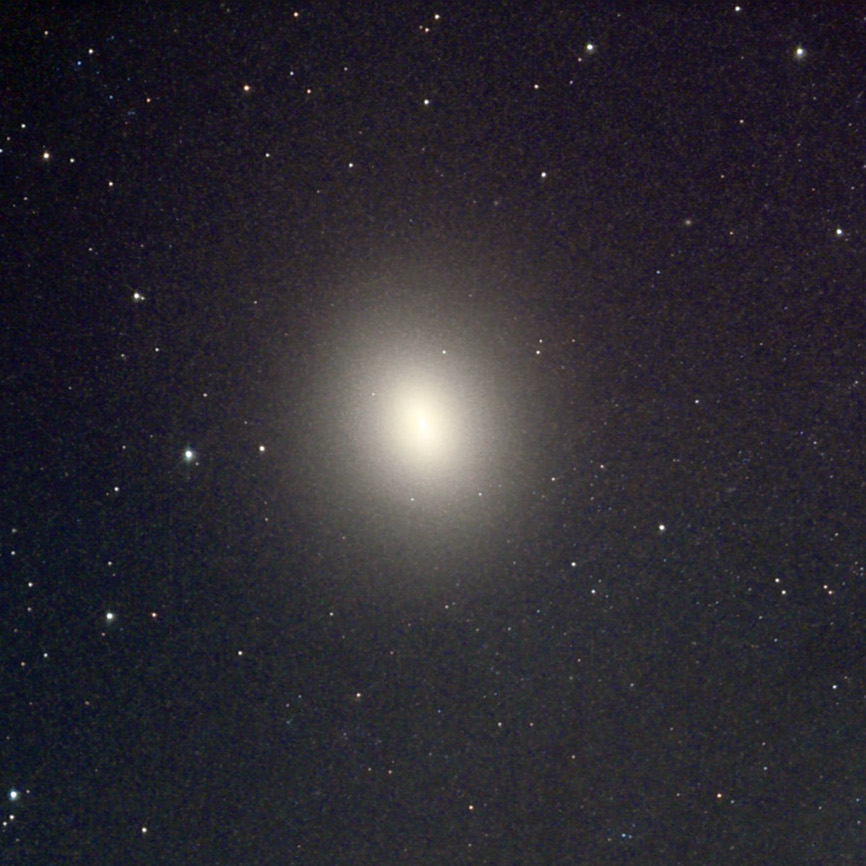
#> input picture m32.jpg, 866 x 866 px
$ jupyter execute --allow-errors images.ipynb   (shell and % lines are left out)
#> lines starting #> are read from the running program, lines starting #| are printed output that depends on the picture
# Images

Play with some images. I want to make a point about the meaning of 'resolution'.

- In digital photography, *resolution* usually means **sample interval** (or, equivalently, sample rate). In reflection seismic, this is usually 250 to 1000 Hz, giving a half-Nyquist of 125 Hz to 500 Hz, which is usually plenty for our signals.
- In signal analysis, we talk a lot about **localization**, which is the smearedness of things. This is akin to 'focus' in photography, but that's not quite it, because something can be fuzzy *in the physical world* not just because we took a poor photo. On other words, something canbe *inherently* unlocalized (see the M32 galaxy example, below).
- In audio signals, 'resolution' usually means **[bit depth](http://www.agilegeoscience.com/journal/2011/2/4/b-is-for-bit-depth.html)**.

Let's say that these properties are the 3 horsemen of resolution.

## Prelims

[cell 1]
import numpy as np
#from numpy.fft import fft, fftfreq
from scipy.fftpack import fft, rfft, irfft, fftfreq, rfftfreq
import scipy.signal
import matplotlib.pyplot as plt

## Image analogies

[cell 2]
import scipy.ndimage

[cell 3]
im = np.zeros((20, 20))
im[5:-5, 5:-5] = 1
im = scipy.ndimage.distance_transform_bf(im)
im_noise = im + 0.2 * np.random.randn(*im.shape)
im_med = scipy.ndimage.median_filter(im_noise, 3)
plt.imshow(im_med, interpolation="none", cmap="Greys")
plt.show()

## Unlocalized object

Start by reading the red channel of an astronomical photograph from a file.

[cell 4]
m32 = scipy.ndimage.imread("m32.jpg")[...,0]
#> m32: shape (866, 866); min 0, max 255, mean 44

[cell 5]
m32.shape
#> Out = (866, 866)

[cell 6]
plt.imshow(m32, interpolation="none", cmap="gray")

[cell 7]
m32_med = scipy.ndimage.median_filter(m32, 5)
plt.imshow(m32_med, interpolation="none", cmap="Greys")
plt.show()

[cell 8]
m32_gss = scipy.ndimage.gaussian_filter(m32, 5)
plt.imshow(m32_gss, interpolation="none", cmap="Greys")
plt.show()

[cell 9]
m32.shape
#> Out = (866, 866)

[cell 10]
m32

Let's look for another image

[cell 11]
import requests
from StringIO import StringIO
from PIL import Image

#> (a cell that did not finish here is left out)

#> (a cell that did not finish here is left out)

#> (a cell that did not finish here is left out)

#> (a cell that did not finish here is left out)

[cell 16]
plt.imshow(m32, interpolation="none", cmap="gray")

[cell 17]
plt.plot(m32[400,:])
#> figure, not shown here; curve peaks at x = 419, y = 243

## Quantize image values

[cell 18]
def index(a, colours=8):
#> called with colours = 8
    b = a.reshape(a.size)
    b = float(colours) * b / np.amax(b)
    bins = np.linspace(0, colours-1, colours)
    c = np.digitize(b, bins)
    return c.reshape(a.shape)
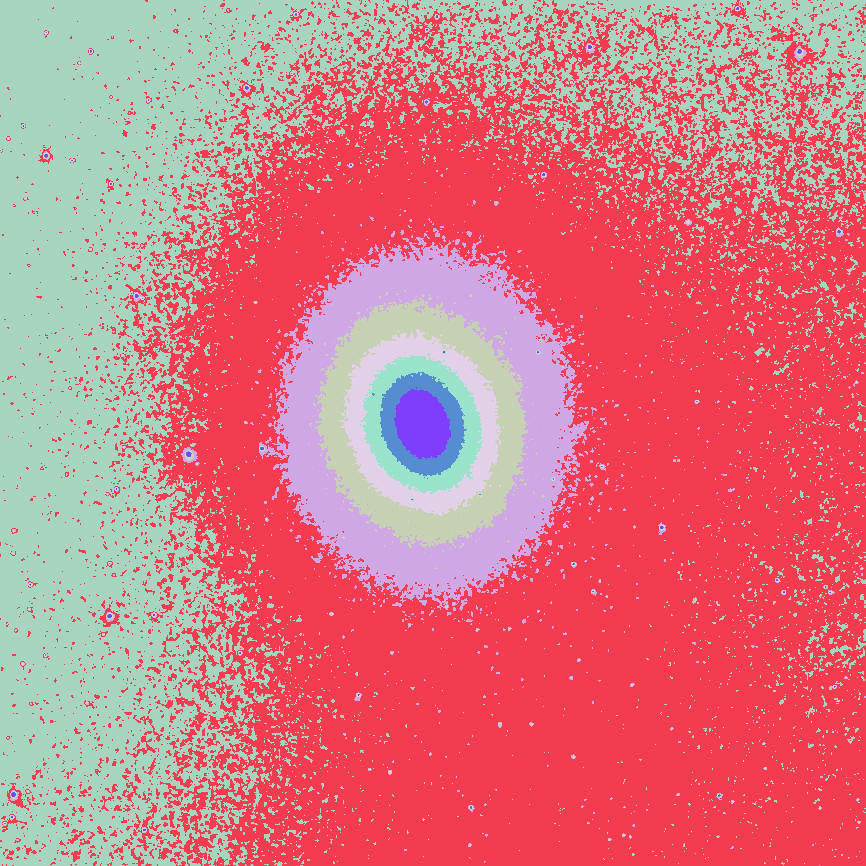
#> returned value: shape (866, 866) int64; 8 distinct labels, from 1 to 8; one colour per label, 0 black

[cell 19]
quantized = index(m32, 8)

plt.figure(figsize=(12,5))
plt.subplot(121)
plt.imshow(quantized)
plt.hlines(400,0,880,'red')
plt.subplot(122)
plt.plot(quantized[400,:], 'red')
plt.show()
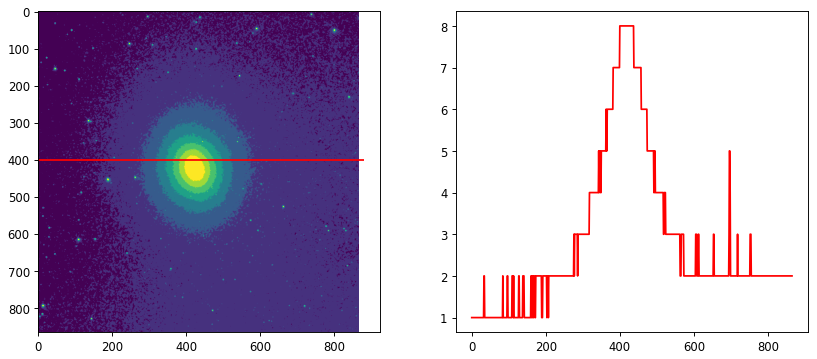
#> figure drawn by matplotlib, 2 panels; panel 2: curve peaks at x = 400, y = 8

## Add noise

We can attack it in the signal:noise space:

[cell 20]
noise = np.random.random_integers(0, 255, m32.shape) # The image is 8-bit int.
m32_nse = m32 + noise
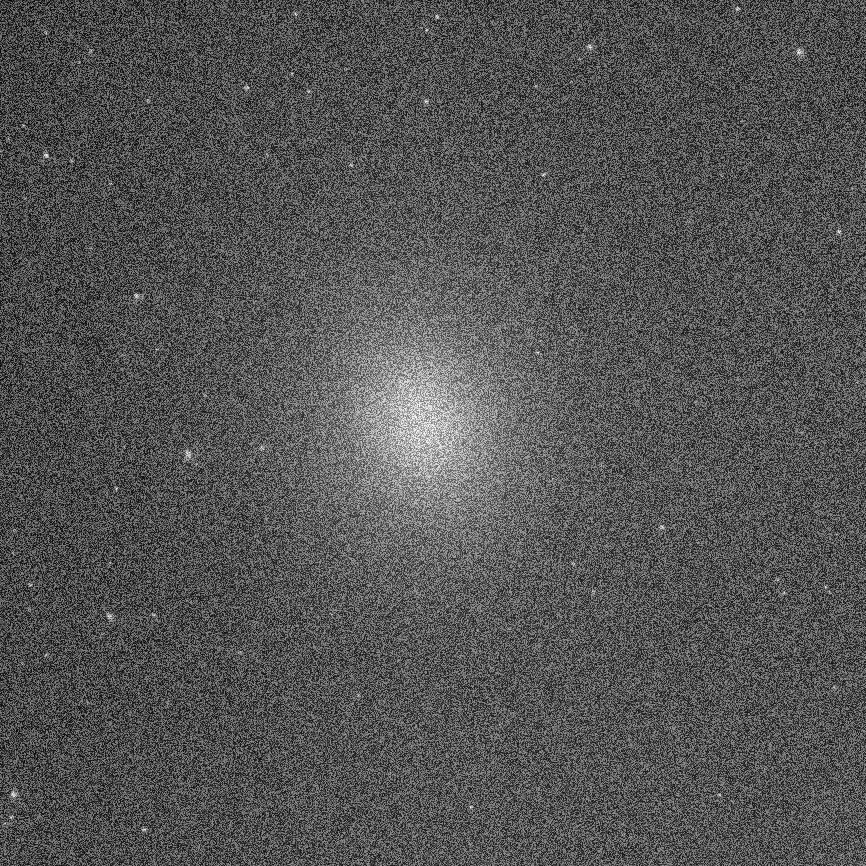
#> m32_nse: shape (866, 866) int64; min 2, max 510, mean 171.5; drawn with min black and max white

plt.figure(figsize=(15,8))
plt.subplot(121)
plt.imshow(m32, cmap="gray", interpolation="none")
plt.subplot(122)
plt.imshow(m32_nse, cmap="gray", interpolation="none")
plt.show()

## Impair images in various ways

[cell 21]
def impair(image, zoom=0.25, gauss=4, colours=4, cmap="gray", plots=False, lines=False, offset=0):
    im_low = scipy.ndimage.zoom(image, zoom)
    im_gss = scipy.ndimage.gaussian_filter(image, gauss)
    im_bit = index(image, colours)
    im_nse = image * (0.5 + np.random.random(size=image.shape))
    im_crop = image[image.shape[0]/3.:-image.shape[0]/3.,image.shape[1]/3.:-image.shape[1]/3.]

    layout = 160

    if plots:
        plt.figure(figsize=(18,3))
        plt.subplot(layout + 1)
        plt.plot(image[image.shape[0]/2+offset,:])
        plt.subplot(layout + 2)
        plt.plot(im_low[im_low.shape[0]/2+offset*zoom,:])
        plt.subplot(layout + 3)
        plt.plot(im_gss[im_gss.shape[0]/2+offset,:])
        ax = plt.subplot(layout + 4)
        ax.plot(im_bit[im_bit.shape[0]/2+offset,:])
        ax.set_ylim(1, colours+1)
        plt.subplot(layout + 5)
        plt.plot(im_nse[im_nse.shape[0]/2+offset,:])
        plt.subplot(layout + 6)
        plt.plot(im_crop[im_crop.shape[0]/2+offset,:])
        plt.show()
    else:
        plt.figure(figsize=(18,3))
        plt.subplot(layout + 1)
        plt.imshow(image, cmap=cmap)
        if lines: plt.hlines(image.shape[0]/2+offset, 0, image.shape[1], 'b')
        plt.subplot(layout + 2)
        plt.imshow(im_low, interpolation="none", cmap=cmap)
        if lines: plt.hlines(im_low.shape[0]/2+offset*zoom, 0, im_low.shape[1], 'b')
        plt.subplot(layout + 3)
        plt.imshow(im_gss, interpolation="none", cmap=cmap)
        if lines: plt.hlines(im_gss.shape[0]/2+offset, 0, im_gss.shape[1], 'b')
        plt.subplot(layout + 4)
        plt.imshow(im_bit, interpolation="none", cmap=cmap)
        if lines: plt.hlines(im_bit.shape[0]/2+offset, 0, im_bit.shape[1], 'b')
        plt.subplot(layout + 5)
        plt.imshow(im_nse, interpolation="none", cmap=cmap)
        if lines: plt.hlines(im_nse.shape[0]/2+offset, 0, im_nse.shape[1], 'b')
        plt.subplot(layout + 6)
        plt.imshow(im_crop, interpolation="none", cmap=cmap)
        if lines: plt.hlines(im_crop.shape[0]/2+offset, 0, im_crop.shape[1], 'b')
        plt.show()

[cell 22]
# Bricks image flickr/Grzesiek CC-BY
bricks = scipy.ndimage.imread("bricks.jpg")[:400,:400,0]
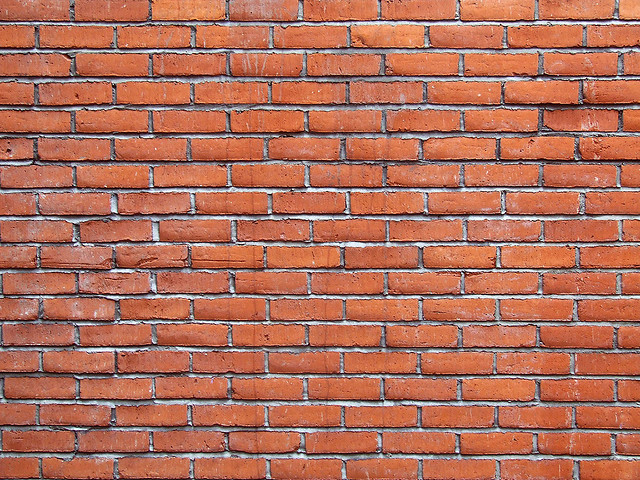
#> input picture bricks.jpg, 640 x 480 px
#> bricks: shape (400, 400); min 0, max 255, mean 176
bricks_200 = scipy.ndimage.zoom(bricks, 0.5)
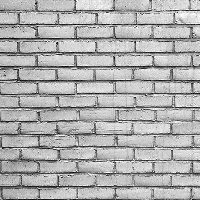
#> bricks_200: shape (200, 200); min 0, max 255, mean 175.8

#> (a cell that did not finish here is left out)


#> (a cell that did not finish here is left out)

#> (a cell that did not finish here is left out)

Some things are not well localised in space.

[cell 26]
m32_400 = scipy.ndimage.zoom(m32, 0.4618)
m32_200 = scipy.ndimage.zoom(m32, 0.2309)

#> (the rest of this cell did not finish here and is left out)

#> call 3 of index, with colours = 4
#> in index (call 3), `return c.reshape(a.shape)`:
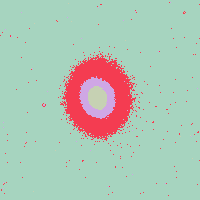
#> returned value: shape (200, 200) int64; 4 distinct labels, from 1 to 4; one colour per label, 0 black

#> (a cell that did not finish here is left out)


[cell 28]
# Image Flickr/FotoSleuth CC-BY
clouds = scipy.ndimage.imread("clouds.jpg")[:,:800,0] # Make it square
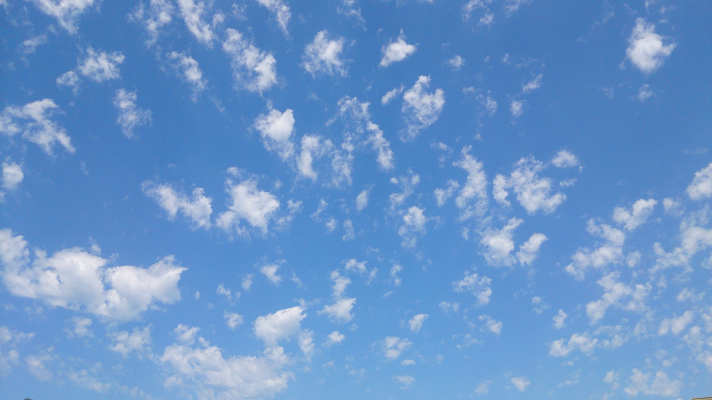
#> input picture clouds.jpg, 1423 x 800 px (shown at 1/2 size)
#> clouds: shape (800, 800); min 35, max 241, mean 108.2

[cell 29]
clouds_200 = scipy.ndimage.zoom(clouds, 0.25)
#> (the rest of this cell did not finish here and is left out)

#> call 4 of impair, with zoom = 0.25, gauss = 4, colours = 4, cmap = 'gray', plots = False, lines = False, offset = 0
#> in impair (call 4), `im_gss = scipy.ndimage.gaussian_filter(image, gauss)`:
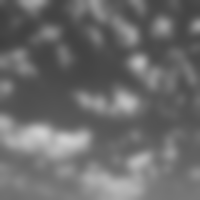
#> im_gss: shape (200, 200); min 64, max 207, mean 107.3
#> in index (call 5), `return c.reshape(a.shape)`:
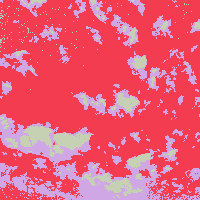
#> returned value: shape (200, 200) int64; 4 distinct labels, from 1 to 4; one colour per label, 0 black
#> in impair (call 4), `im_nse = image * (0.5 + np.random.random(size=image.shape))`:
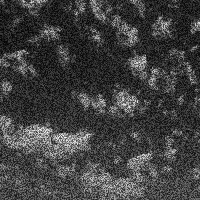
#> im_nse: shape (200, 200) float64; min 28.03, max 346.8, mean 108.5; drawn with min black and max white
